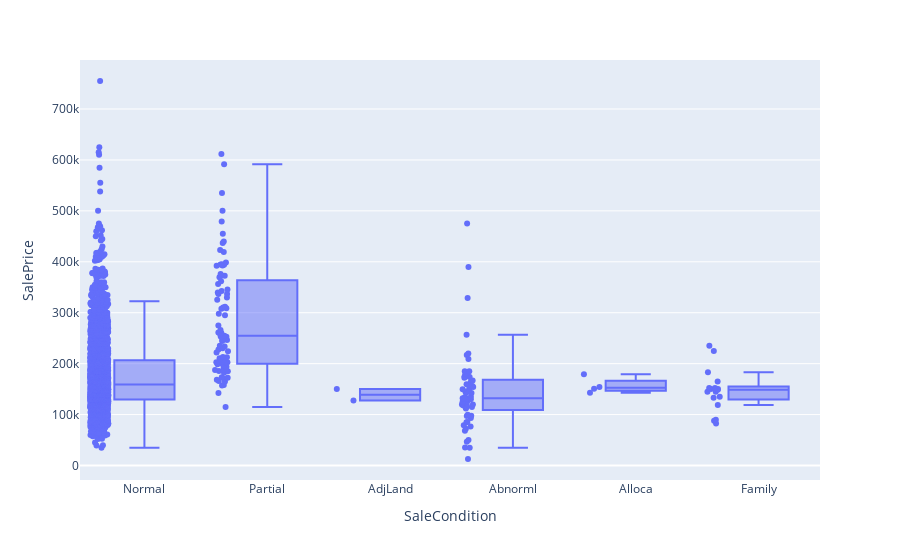

Notebook source saved alongside this figure:
### Code cell
import plotly.express as px
fig = px.box(housing, x= 'SaleCondition', y="SalePrice", points="all")
fig.show()

### Figure 1 — Plotly figure (JSON) as saved in the notebook; plotly's stock layout.template omitted (floating-point values rounded to 4 significant figures; data arrays with more than 128 entries replaced by an {"elided": "..."} marker saying what was removed)
{"data": [{"alignmentgroup": "True", "boxpoints": "all", "hovertemplate": "SaleCondition=%{x}<br>SalePrice=%{y}<extra></extra>", "legendgroup": "", "marker": {"color": "#636efa"}, "name": "", "notched": false, "offsetgroup": "", "orientation": "v", "showlegend": false, "type": "box", "x": {"elided": "2578 str values"}, "x0": " ", "xaxis": "x", "y": {"elided": "2578 int values"}, "y0": " ", "yaxis": "y"}], "layout": {"boxmode": "group", "legend": {"tracegroupgap": 0}, "margin": {"t": 60}, "xaxis": {"anchor": "y", "domain": [0, 1], "title": {"text": "SaleCondition"}}, "yaxis": {"anchor": "x", "domain": [0, 1], "title": {"text": "SalePrice"}}}}
